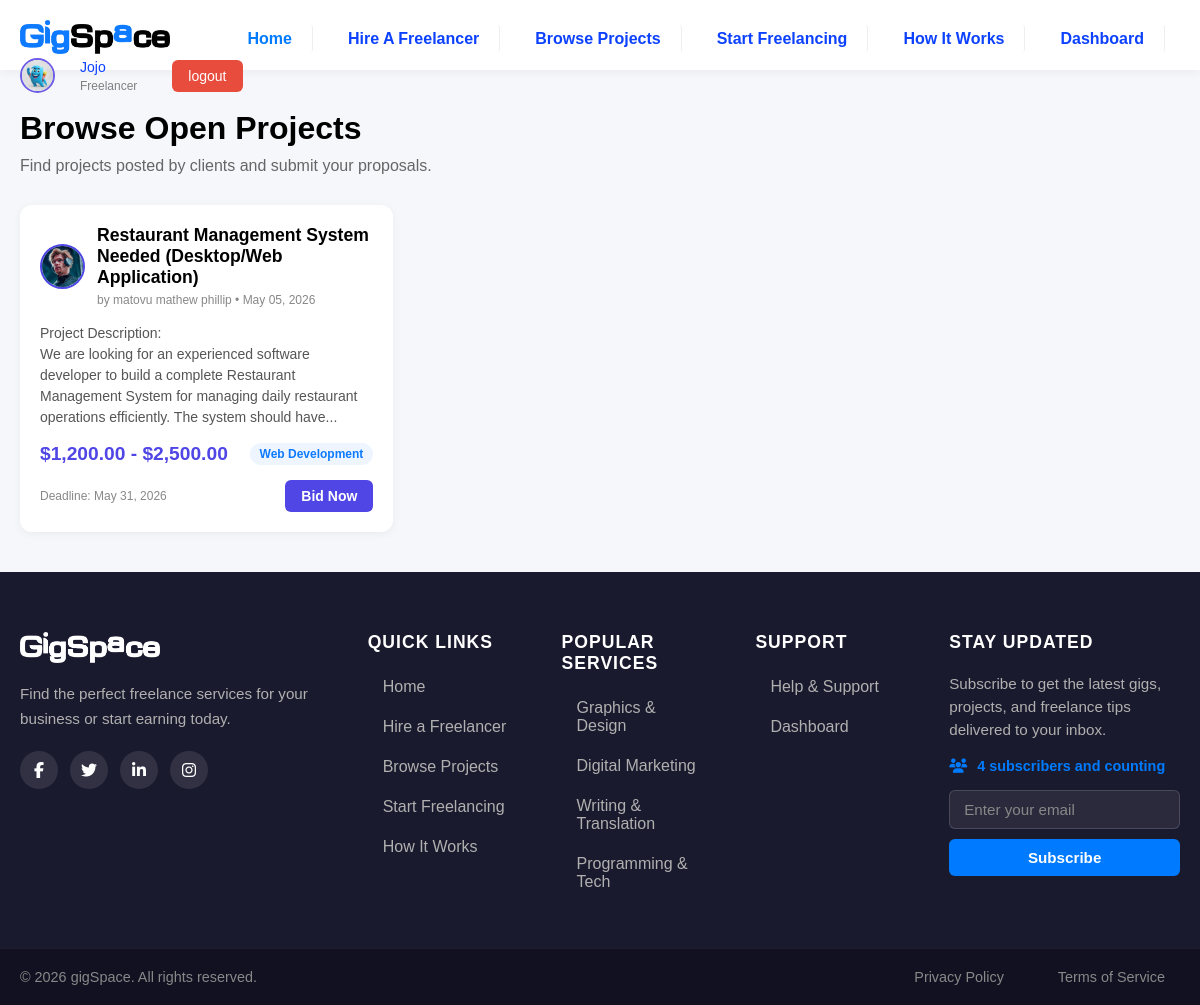
Page /projects.php (signed in) on the committed database.
### tables this page shows
CREATE TABLE `profiles` (
  `id` int(11) NOT NULL,
  `user_id` int(11) DEFAULT NULL,
  `full_name` varchar(100) DEFAULT NULL,
  `phone_number` varchar(20) DEFAULT NULL,
  `profile_image` text DEFAULT NULL,
  `bio` text DEFAULT NULL,
  `country` varchar(50) DEFAULT NULL,
  `university` varchar(100) DEFAULT NULL,
  `created_at` timestamp NOT NULL DEFAULT current_timestamp(),
  `updated_at` timestamp NOT NULL DEFAULT current_timestamp() ON UPDATE current_timestamp()
);

CREATE TABLE `projects` (
  `id` int(11) NOT NULL,
  `client_id` int(11) NOT NULL,
  `category_id` int(11) DEFAULT NULL,
  `title` varchar(200) NOT NULL,
  `description` text NOT NULL,
  `budget_min` decimal(10,2) DEFAULT NULL,
  `budget_max` decimal(10,2) DEFAULT NULL,
  `deadline` date DEFAULT NULL,
  `status` enum('open','closed','completed') DEFAULT 'open',
  `created_at` timestamp NOT NULL DEFAULT current_timestamp(),
  `updated_at` timestamp NOT NULL DEFAULT current_timestamp() ON UPDATE current_timestamp()
);

CREATE TABLE `categories` (
  `id` int(11) NOT NULL,
  `name` varchar(100) NOT NULL,
  `description` text DEFAULT NULL
);

### projects.php (the view, shortened to what this page needs)
<?php
include('config/db_config.php');
$projects_q = mysqli_query($conn, "
    SELECT
        projects.*,
        categories.name AS category_name,
        users.username AS client_username,
        profiles.full_name AS client_name,
        profiles.profile_image AS client_image
    FROM projects
    LEFT JOIN categories ON projects.category_id = categories.id
    JOIN users ON projects.client_id = users.id
    LEFT JOIN profiles ON users.id = profiles.user_id
    WHERE projects.status = 'open'
    ORDER BY projects.created_at DESC
");
?>
<!DOCTYPE html>
<html lang="en">
<head>
    <?php include('assets/styling.php'); ?>
</head>
<body>
    <?php include('templates/header.php'); ?>
    <main>
        <div class="projects-page">
            <h1>Browse Open Projects</h1>
            <p class="subtitle">Find projects posted by clients and submit your proposals.</p>
            <?php if (mysqli_num_rows($projects_q) > 0): ?>
                <div class="projects-grid">
                    <?php while ($p = mysqli_fetch_assoc($projects_q)): ?>
                        <div class="project-card">
                            <div class="project-header">
                                <img src="<?php echo !empty($p['client_image']) ? 'dashboards/uploads/profile/' . $p['client_image'] : 'images/default_image.jpg'; ?>" alt="<?php echo htmlspecialchars($p['client_name'] ?? $p['client_username']); ?>">
                                <div>
                                    <h3><?php echo htmlspecialchars($p['title']); ?></h3>
                                    <small>by <?php echo htmlspecialchars($p['client_name'] ?? $p['client_username']); ?> • <?php echo date('M d, Y', strtotime($p['created_at'])); ?></small>
                                </div>
                            </div>
                            <div class="project-body">
                                <p><?php echo nl2br(htmlspecialchars(substr($p['description'], 0, 200))) . (strlen($p['description']) > 200 ? '...' : ''); ?></p>
                            </div>
                            <div class="project-meta">
                                <span class="budget">$<?php echo number_format($p['budget_min'], 2); ?> - $<?php echo number_format($p['budget_max'], 2); ?></span>
                                <span class="category-tag"><?php echo htmlspecialchars($p['category_name'] ?? 'General'); ?></span>
                            </div>
                            <div class="project-footer">
                                <?php if ($p['deadline']): ?>
                                    <small>Deadline: <?php echo date('M d, Y', strtotime($p['deadline'])); ?></small>
                                <?php else: ?>
                                    <small>No deadline set</small>
                                <?php endif; ?>
                                <?php if (isset($_SESSION['user_id'])): ?>
                                    <a href="dashboards/dashboard.php?section=projects&view_project=<?php echo $p['id']; ?>" class="bid-btn" style="color:white !important;">Bid Now</a>
                                <?php else: ?>
                                    <a href="components/login.php" class="bid-btn">Login to Bid</a>
                                <?php endif; ?>
                            </div>
                        </div>
                    <?php endwhile; ?>
                </div>
            <?php endif; ?>
        </div>
    </main>
    <?php include('templates/footer.php'); ?>
</body>
</html>

### templates/header.php (shortened to what this page needs)
<?php
include('config/db_config.php');
if(isset($_SESSION['user_id'])){
    $header_user_id = $_SESSION['user_id'];
    $header_profile_query = "SELECT profile_image FROM profiles WHERE user_id = $header_user_id LIMIT 1";
    $header_profile_result = mysqli_query($conn, $header_profile_query);
    $header_profile = mysqli_fetch_assoc($header_profile_result);
    $header_image_path = "images/default_image.jpg";
    if($header_profile && !empty($header_profile['profile_image'])){
        $full_image_path = dirname(__DIR__) . "/dashboards/uploads/profile/" . $header_profile['profile_image'];
        if(file_exists($full_image_path)){
            $header_image_path = "dashboards/uploads/profile/" . $header_profile['profile_image'];
        }
    }
}
?>
<div class="header">
    <div class="header-container">
        <div class="logo">
            <img src="images/gigspace.png" alt="gigSpace logo">
        </div>
        <nav>
            <ul>
                <li><a href="index.php" class="active">home</a></li>
                <li><a href="hire.php">hire a freelancer</a></li>
                <?php if (isset($_SESSION['role']) && in_array($_SESSION['role'], ['freelancer'])): ?>
                <li><a href="projects.php">browse projects</a></li>
                <?php endif; ?>
                <li><a href="start.php">start freelancing</a></li>
                <li><a href="how-it-works.php">how it works</a></li>
                <?php if(isset($_SESSION['user_id'])): ?>
                <li><a href="dashboards/dashboard.php">dashboard</a></li>
                <?php endif; ?>
            </ul>
        </nav>
        <?php if(isset($_SESSION['user_id'])): ?>
        <div class="header-account">
            <div class="user-info-header">
                <img src="<?php echo $header_image_path; ?>" alt="Profile" class="header-avatar">
                <div class="header-profile-text">
                    <small><?php echo htmlspecialchars($_SESSION['username']); ?></small> <br>
                    <small style="font-size:12px; color:gray !important;"><?php echo htmlspecialchars($_SESSION['role']); ?></small>
                </div>
            </div>
            <a href="auth/logout.php" style="color:white !important;">logout</a>
        </div>
        <?php else: ?>
        <div class="header-btn">
            <a href="components/login.php" style="color:white !important;">login</a>
        </div>
        <?php endif; ?>
    </div>
</div>

### assets/styling.php (style rules this page uses)
* { margin: 0; padding: 0; box-sizing: border-box; font-family: sans-serif; }
a { text-decoration: none; color: inherit !important; }
li { list-style: none; }
img { position: relative; width: 100%; }
body { background-color: #F8F9FA; display: flex; flex-direction: column; min-height: 100vh; }
main { flex-grow: 1; padding-top: 70px; }
.header { position: fixed; top: 0; left: 0; width: 100%; height: 70px; background-color: #ffffffff; box-shadow: 0 2px 10px rgba(0, 0, 0, 0.05); z-index: 1000; backdrop-filter: blur(2px); }
.header-container { position: relative; display: flex; justify-content: space-between; flex-wrap: wrap; align-items: center; padding: 20px; }
.header-account { display: flex; gap: 25px; }
.header-account small, a { padding: 5px 15px; border-radius: 3px; color: #0c41ffff !important; }
.header-account small { text-transform: capitalize; }
.header-account a { background-color: red; }
.logo { position: relative; width: 150px; }
nav { align-items: center; }
nav ul { position: relative; display: flex; justify-content: space-evenly; }
nav ul li { margin-right: 15px; color: black !important; }
nav ul li a { border-right: 1px solid #eee; padding: 5px 20px; text-transform: capitalize; font-weight: 600; }
.active { color: #007BFF !important; font-weight: 700; }
body { background: #f5f7fb; }
.category-tag { background: rgba(79, 70, 229, 0.1); color: #4f46e5; padding: 8px 14px; border-radius: 999px; font-size: 12px; font-weight: 700; }

### projects.php (style rules this page uses)
.projects-page { max-width: 1200px; margin: 0 auto; padding: 40px 20px; }
.projects-page h1 { font-size: 2rem; margin-bottom: 10px; }
.projects-page p.subtitle { color: #666; margin-bottom: 30px; }
.projects-grid { display: grid; grid-template-columns: repeat(auto-fill, minmax(350px, 1fr)); gap: 20px; }
.project-card { background: #fff; border-radius: 12px; padding: 20px; box-shadow: 0 2px 10px rgba(0,0,0,0.05); transition: transform 0.3s, box-shadow 0.3s; }
.project-header { display: flex; align-items: center; gap: 12px; margin-bottom: 15px; }
.project-header img { width: 45px; height: 45px; border-radius: 50%; object-fit: cover; border: 2px solid #4f46e5; }
.project-header h3 { font-size: 1.1rem; margin-bottom: 2px; }
.project-header small { color: #888; font-size: 12px; }
.project-body p { color: #555; font-size: 14px; line-height: 1.5; margin-bottom: 15px; }
.project-meta { display: flex; justify-content: space-between; align-items: center; margin-bottom: 15px; }
.project-meta .budget { font-size: 1.2rem; font-weight: bold; color: #4f46e5; }
.project-meta .category-tag { background: #eef5ff; color: #0d7aff; padding: 4px 10px; border-radius: 20px; font-size: 12px; }
.project-footer { display: flex; justify-content: space-between; align-items: center; }
.project-footer small { color: #888; font-size: 12px; }
.bid-btn { padding: 8px 16px; background: #4f46e5; color: #fff; border-radius: 6px; text-decoration: none; font-size: 14px; font-weight: 600; }

### templates/header.php (style rules this page uses)
.header-account { display: flex; align-items: center; gap: 20px; }
.user-info-header { display: flex; align-items: center; gap: 10px; }
.header-avatar { width: 35px; height: 35px; border-radius: 50%; object-fit: cover; border: 2px solid #6c5ce7; }
.header-account small { font-size: 14px; font-weight: 500; color: #333; }
.header-account a { padding: 8px 16px; background: #e74c3c; color: white; border-radius: 6px; text-decoration: none; font-size: 14px; transition: background 0.3s; }

### rows in the picture
profiles: profile_image (picture)
projects: profiles.profile_image (picture), title "Restaurant Management System Needed (Desktop/Web Application)", profiles.full_name "matovu mathew phillip", created_at "May 05, 2026", description "Project Description: We are looking for an experienced software developer to build a complete Restaurant Management System for managing daily restaurant operations efficiently. The system should have", budget_min "1,200.00", budget_max "2,500.00", category.name "Web Development", deadline "May 31, 2026"

### other values in the picture
$_SESSION['username'] "Jojo"
$_SESSION['role'] "Freelancer"
$sub_count "4"
